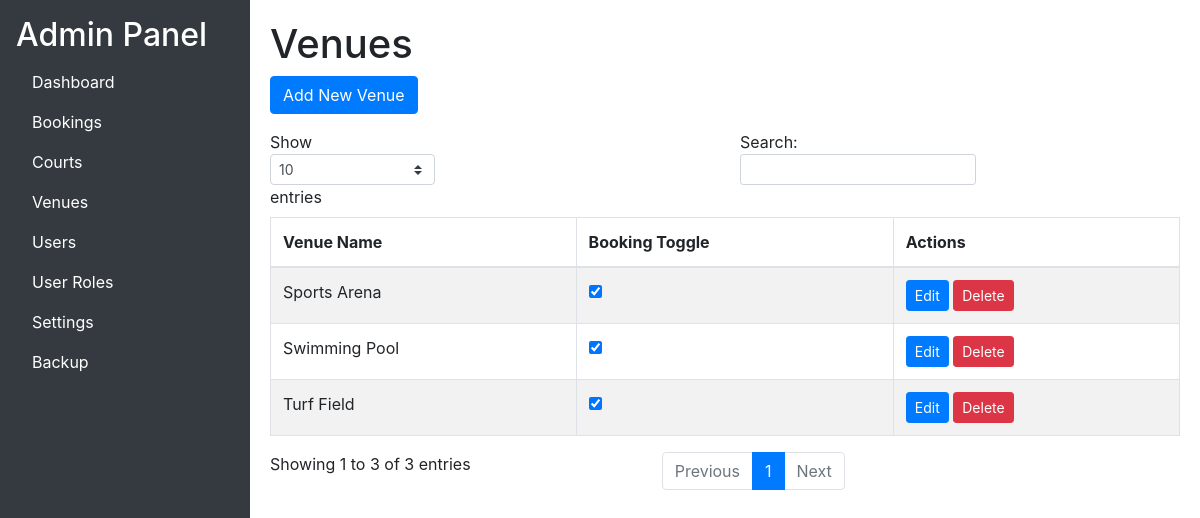
Page /adminpanel/venues/ (signed in) on the committed database.
### base/models.py (models this page shows, shortened)
class Venue(models.Model):
    venueName = models.CharField(max_length=255)
    bookingToggle = models.BooleanField()

### base/views.py (the view)
# urls.py: path('adminpanel/venues/', views.admin_venues, name='admin_venues'),
@login_required
@user_passes_test(is_admin)
def admin_venues(request):
    venues = Venue.objects.all()
    return render(request, 'adminpanel/venues.html', {'venues': venues})

### base/views.py (called while the page is built)
def is_admin(user):
    return user.is_staff

### base/templates/adminpanel/venues.html (shortened to what this page needs)
{% extends "adminpanel/base_admin.html" %}
{% block content %}
    <h1>Venues</h1>
    <a href="{% url 'create_venue' %}" class="btn btn-primary mb-3">Add New Venue</a>
    <table id="venuesTable" class="table table-striped table-bordered">
        <thead>
            <tr>
                <th>Venue Name</th>
                <th>Booking Toggle</th>
                <th>Actions</th>
            </tr>
        </thead>
        <tbody>
            {% for venue in venues %}
            <tr>
                <td>{{ venue.venueName }}</td>
                <td>
                    <input type="checkbox" data-toggle="toggle" data-on="Active" data-off="Inactive" data-onstyle="success" data-offstyle="danger" onchange="toggleBookingStatus('{{ venue.id }}')" {% if venue.bookingToggle %}checked{% endif %}>
                </td>
                <td>
                    <a href="{% url 'update_venue' venue.id %}" class="btn btn-primary btn-sm">Edit</a>
                    <button class="btn btn-danger btn-sm" onclick="confirmDelete('{{ venue.id }}')">Delete</button>
                </td>
            </tr>
            {% endfor %}
        </tbody>
    </table>
{% endblock %}

### base/templates/adminpanel/base_admin.html (style rules this page uses)
body, html { height: 100%; margin: 0; }

### rows in the picture
Venue: venueName "Sports Arena", bookingToggle "☑"
Venue: venueName "Turf Field", bookingToggle "☑"
Venue: venueName "Swimming Pool", bookingToggle "☑"
